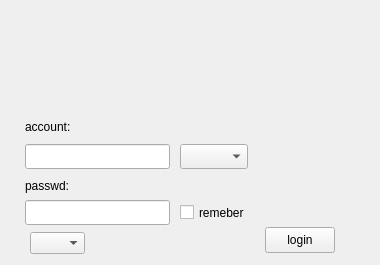
<?xml version="1.0" encoding="UTF-8"?>
<ui version="4.0">
 <class>LoginWindow</class>
 <widget class="QWidget" name="LoginWindow">
  <property name="geometry">
   <rect>
    <x>0</x>
    <y>0</y>
    <width>380</width>
    <height>265</height>
   </rect>
  </property>
  <property name="sizePolicy">
   <sizepolicy hsizetype="Fixed" vsizetype="Fixed">
    <horstretch>0</horstretch>
    <verstretch>0</verstretch>
   </sizepolicy>
  </property>
  <property name="minimumSize">
   <size>
    <width>380</width>
    <height>265</height>
   </size>
  </property>
  <property name="maximumSize">
   <size>
    <width>380</width>
    <height>265</height>
   </size>
  </property>
  <property name="windowTitle">
   <string>Login</string>
  </property>
  <property name="styleSheet">
   <string notr="true"/>
  </property>
  <widget class="QLabel" name="accLabel">
   <property name="geometry">
    <rect>
     <x>25</x>
     <y>116</y>
     <width>61</width>
     <height>21</height>
    </rect>
   </property>
   <property name="styleSheet">
    <string notr="true"/>
   </property>
   <property name="text">
    <string>account:</string>
   </property>
  </widget>
  <widget class="QLabel" name="passLabel">
   <property name="geometry">
    <rect>
     <x>25</x>
     <y>177</y>
     <width>61</width>
     <height>18</height>
    </rect>
   </property>
   <property name="text">
    <string>passwd:</string>
   </property>
  </widget>
  <widget class="QLineEdit" name="accInput">
   <property name="geometry">
    <rect>
     <x>25</x>
     <y>144</y>
     <width>145</width>
     <height>25</height>
    </rect>
   </property>
   <property name="sizePolicy">
    <sizepolicy hsizetype="Fixed" vsizetype="Fixed">
     <horstretch>0</horstretch>
     <verstretch>0</verstretch>
    </sizepolicy>
   </property>
   <property name="minimumSize">
    <size>
     <width>145</width>
     <height>25</height>
    </size>
   </property>
   <property name="maximumSize">
    <size>
     <width>145</width>
     <height>25</height>
    </size>
   </property>
  </widget>
  <widget class="QLineEdit" name="pwdInput">
   <property name="geometry">
    <rect>
     <x>25</x>
     <y>200</y>
     <width>145</width>
     <height>25</height>
    </rect>
   </property>
   <property name="sizePolicy">
    <sizepolicy hsizetype="Fixed" vsizetype="Fixed">
     <horstretch>0</horstretch>
     <verstretch>0</verstretch>
    </sizepolicy>
   </property>
   <property name="minimumSize">
    <size>
     <width>145</width>
     <height>25</height>
    </size>
   </property>
   <property name="maximumSize">
    <size>
     <width>145</width>
     <height>25</height>
    </size>
   </property>
   <property name="echoMode">
    <enum>QLineEdit::Password</enum>
   </property>
  </widget>
  <widget class="QComboBox" name="statusBox">
   <property name="geometry">
    <rect>
     <x>180</x>
     <y>144</y>
     <width>68</width>
     <height>25</height>
    </rect>
   </property>
   <property name="sizePolicy">
    <sizepolicy hsizetype="Fixed" vsizetype="Fixed">
     <horstretch>0</horstretch>
     <verstretch>0</verstretch>
    </sizepolicy>
   </property>
   <property name="minimumSize">
    <size>
     <width>0</width>
     <height>25</height>
    </size>
   </property>
   <property name="maximumSize">
    <size>
     <width>16777215</width>
     <height>25</height>
    </size>
   </property>
  </widget>
  <widget class="QCheckBox" name="remeberBox">
   <property name="geometry">
    <rect>
     <x>180</x>
     <y>200</y>
     <width>81</width>
     <height>25</height>
    </rect>
   </property>
   <property name="sizePolicy">
    <sizepolicy hsizetype="Fixed" vsizetype="Fixed">
     <horstretch>0</horstretch>
     <verstretch>0</verstretch>
    </sizepolicy>
   </property>
   <property name="minimumSize">
    <size>
     <width>0</width>
     <height>25</height>
    </size>
   </property>
   <property name="maximumSize">
    <size>
     <width>16777215</width>
     <height>25</height>
    </size>
   </property>
   <property name="text">
    <string>remeber</string>
   </property>
  </widget>
  <widget class="QPushButton" name="loginBtn">
   <property name="geometry">
    <rect>
     <x>265</x>
     <y>227</y>
     <width>70</width>
     <height>26</height>
    </rect>
   </property>
   <property name="text">
    <string>login</string>
   </property>
   <property name="shortcut">
    <string>Return</string>
   </property>
  </widget>
  <widget class="QLabel" name="picLabel">
   <property name="geometry">
    <rect>
     <x>18</x>
     <y>10</y>
     <width>340</width>
     <height>100</height>
    </rect>
   </property>
   <property name="text">
    <string/>
   </property>
  </widget>
  <widget class="QComboBox" name="netSetBox">
   <property name="geometry">
    <rect>
     <x>30</x>
     <y>232</y>
     <width>55</width>
     <height>22</height>
    </rect>
   </property>
  </widget>
 </widget>
 <tabstops>
  <tabstop>accInput</tabstop>
  <tabstop>statusBox</tabstop>
  <tabstop>pwdInput</tabstop>
  <tabstop>remeberBox</tabstop>
  <tabstop>loginBtn</tabstop>
 </tabstops>
 <resources>
  <include location="../../resources.qrc"/>
 </resources>
 <connections/>
</ui>
